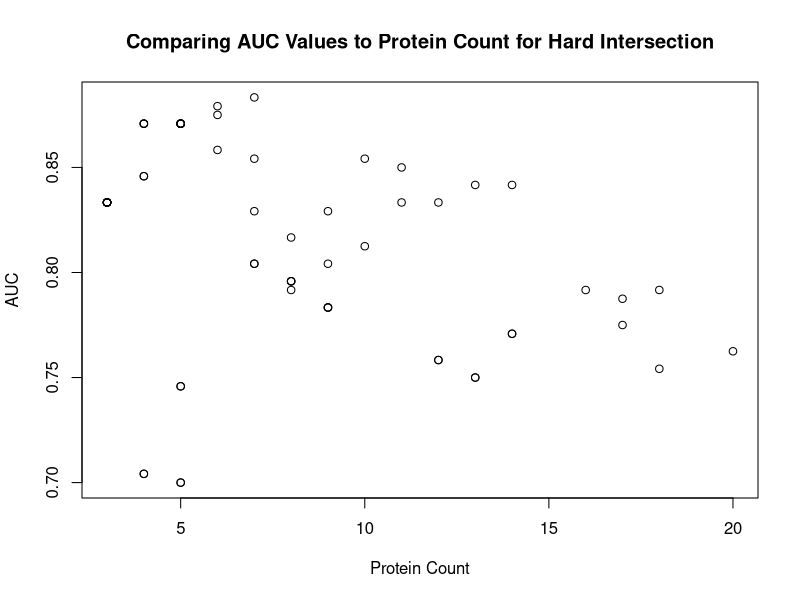
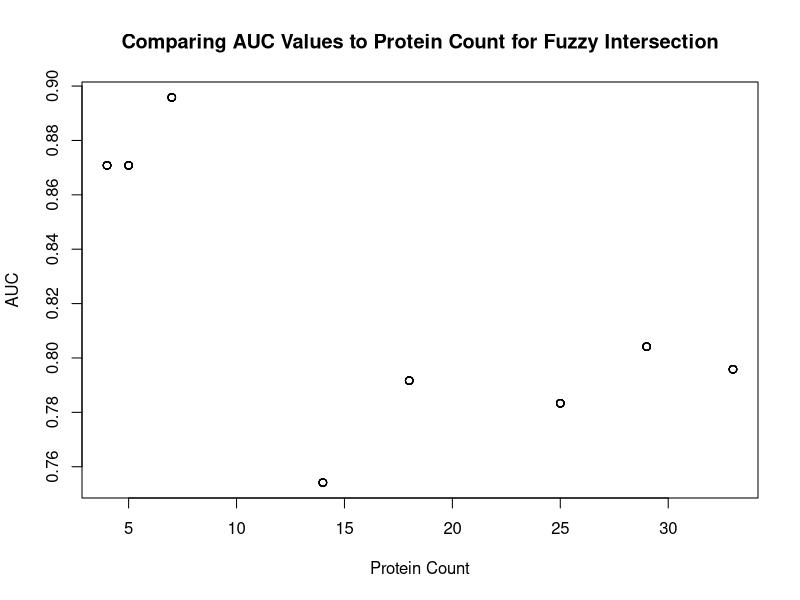
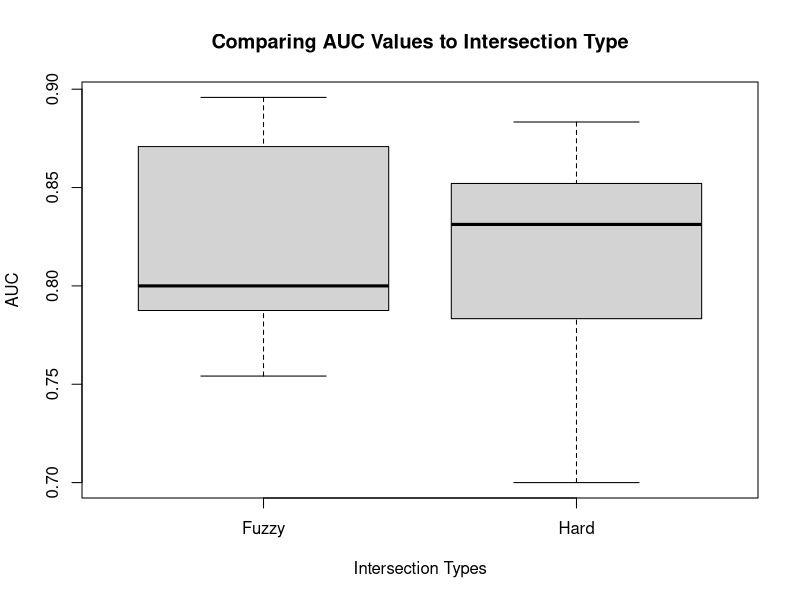

R code for these plots, in order: (Note: this script raises an error after producing the figures.)
## ---- chunk 1
# load any other packages and read data here
library(tidyverse)
library(knitr)
## ---- chunk 2
finalResults <- read.csv('../data/Q3v2_results.csv')
finalResults_rearange <- finalResults %>%
  group_by(proteins_s1,	proteins_s2, intersection) %>%
  mutate(group_auc = .estimate[.metric == 'roc_auc']) %>%
  ungroup() %>%
  arrange(desc(group_auc), proteins_s1,	proteins_s2, intersection)
kable(head(finalResults_rearange[,c(2,4,5,6,7,8)], n = 20), 
      col.names = c('Metric', 
                    'Estimate', 
                    'Proteins T-test', 
                    'Proteins Random Forest', 
                    'Total Proteins', 
                    'Intersection Type'),
      caption = 'Metrics for Some Higher Performing Models Sorted by AUC')
plot(finalResults[finalResults$intersection != 'Fuzzy' &  finalResults$.metric == 'roc_auc',]$.estimate ~ finalResults[finalResults$intersection != 'Fuzzy' &  finalResults$.metric == 'roc_auc',]$total_proteins,
     main = 'Comparing AUC Values to Protein Count for Hard Intersection', ylab = 'AUC', xlab = 'Protein Count')

plot(finalResults[finalResults$intersection != 'Hard' &  finalResults$.metric == 'roc_auc',]$.estimate ~ finalResults[finalResults$intersection != 'Hard' &  finalResults$.metric == 'roc_auc',]$total_proteins,
     main = 'Comparing AUC Values to Protein Count for Fuzzy Intersection', ylab = 'AUC', xlab = 'Protein Count')

#Shows that Fuzzy intersection on average performs worse in general
boxplot(finalResults[finalResults$.metric == 'roc_auc',]$.estimate ~ finalResults[finalResults$.metric == 'roc_auc',]$intersection,
        main = 'Comparing AUC Values to Intersection Type', ylab = 'AUC', xlab = 'Intersection Types')
## ---- chunk 3
finalResults <- read.csv('../data/Q3v2_results.csv')
finalResults_rearange <- finalResults %>%
  group_by(proteins_s1,	proteins_s2, intersection) %>%
  mutate(group_auc = .estimate[.metric == 'accuracy']) %>%
  ungroup() %>%
  arrange(desc(group_auc), proteins_s1,	proteins_s2, intersection) |>
  select(.metric, .estimate, proteins_s1, proteins_s2, total_proteins, intersection)

kable(head(finalResults_rearange, n = 20), 
      col.names = c('Metric', 
                    'Estimte', 
                    'Proteins T-test', 
                    'Proteins Random Forest', 
                    'Total Proteins', 
                    'Intersection Type'),
      caption = 'Metrics for Some Higher Performing Models Sorted by Accuracy')
## ---- chunk 4
#| echo: false
#| fig-align: center
#| out-width: "30%"
knitr::include_graphics("figures/trimmed_top10.png")
## ---- chunk 5
#| echo: false
#| fig-align: center
#| out-width: "30%"
knitr::include_graphics("figures/untrimmed_top10.png")
